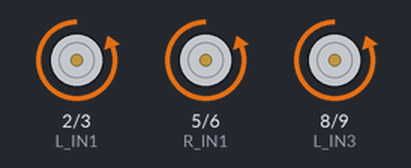
Simulated run of this sketch. Board: Arduino Uno, built with avr-gcc and run on an emulated ATmega328P. Parts: motor-driver pin pairs drawn as motors (green arrow = first pin HIGH = forward, orange = second pin HIGH = backward, longer = more drive).

Above: at 1.5 s.
At 9.0 s:
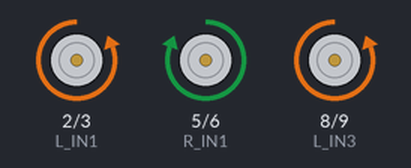
At 14.5 s:
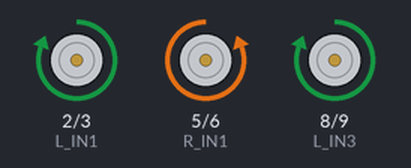
At 24.0 s:
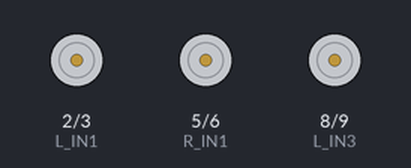
At 30.0 s:
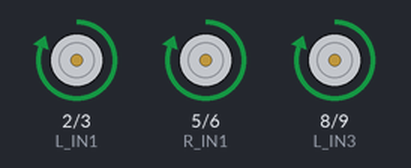
Timing chart, 0 to 32.5 s (numbered marks = the images above):
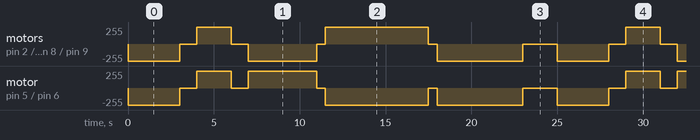

Measured:
- by itself, motor on pin 5 (R_IN1) / pin 6 (R_IN2): repeats every 25.0 s: stopped 1.0 s, forward 255/255 2.0 s, stopped 1.0 s, forward 255/255 4.0 s, stopped 0.50 s, backward 255/255 6.0 s, stopped 0.50 s, backward 255/255 5.0 s, stopped 2.0 s, backward 255/255 3.0 s
- by itself, motor on pin 2 (L_IN1) / pin 3 (L_IN2), motor on pin 8 (L_IN3) / pin 9 (L_IN4): repeats every 25.0 s: stopped 1.0 s, forward 255/255 2.0 s, stopped 1.0 s, backward 255/255 4.0 s, stopped 0.50 s, forward 255/255 6.0 s, stopped 0.50 s, backward 255/255 5.0 s, stopped 2.0 s, backward 255/255 3.0 s

The sketch:

sketch.ino
```cpp
// =======================================
// Plant Disease Detection Rover
// Made by: Zaid, Shriram, Abhinav, Johan
// =======================================

// ---------- LEFT DRIVER (healthy) ----------
#define L_IN1 2   // Front-Left
#define L_IN2 3
#define L_IN3 8   // Rear-Left
#define L_IN4 9

// ---------- RIGHT DRIVER (single channel) ----------
#define R_IN1 5   // Front-Right + Rear-Right
#define R_IN2 6

// ---------- LOW-LEVEL HELPERS ----------

void stopMotors() {
  // Left side
  digitalWrite(L_IN1, LOW);
  digitalWrite(L_IN2, LOW);
  digitalWrite(L_IN3, LOW);
  digitalWrite(L_IN4, LOW);

  // Right side
  digitalWrite(R_IN1, LOW);
  digitalWrite(R_IN2, LOW);
}

void leftForward() {
  digitalWrite(L_IN1, HIGH);
  digitalWrite(L_IN2, LOW);
  digitalWrite(L_IN3, HIGH);
  digitalWrite(L_IN4, LOW);
}

void leftBackward() {
  digitalWrite(L_IN1, LOW);
  digitalWrite(L_IN2, HIGH);
  digitalWrite(L_IN3, LOW);
  digitalWrite(L_IN4, HIGH);
}

void rightForward() {
  digitalWrite(R_IN1, HIGH);
  digitalWrite(R_IN2, LOW);
}

void rightBackward() {
  digitalWrite(R_IN1, LOW);
  digitalWrite(R_IN2, HIGH);
}

// ---------- HIGH-LEVEL MOTIONS ----------

void moveForward(unsigned long ms) {
  leftForward();
  rightForward();
  delay(ms);
  stopMotors();
}

void moveBackward(unsigned long ms) {
  leftBackward();
  rightBackward();
  delay(ms);
  stopMotors();
}

void turnLeft(unsigned long ms) {
  leftBackward();
  rightForward();
  delay(ms);
  stopMotors();
}

void turnRight(unsigned long ms) {
  leftForward();
  rightBackward();
  delay(ms);
  stopMotors();
}

// ---------- SETUP & LOOP ----------

void setup() {
  pinMode(L_IN1, OUTPUT);
  pinMode(L_IN2, OUTPUT);
  pinMode(L_IN3, OUTPUT);
  pinMode(L_IN4, OUTPUT);

  pinMode(R_IN1, OUTPUT);
  pinMode(R_IN2, OUTPUT);

  stopMotors();
}

void loop() {

moveBackward(3000);
  delay(1000);

  moveForward(2000);
  delay(1000);

  turnLeft(4000);
  delay(500);

  turnRight(6000);
  delay(500);

  moveBackward(5000);
  delay(2000);
}
```
